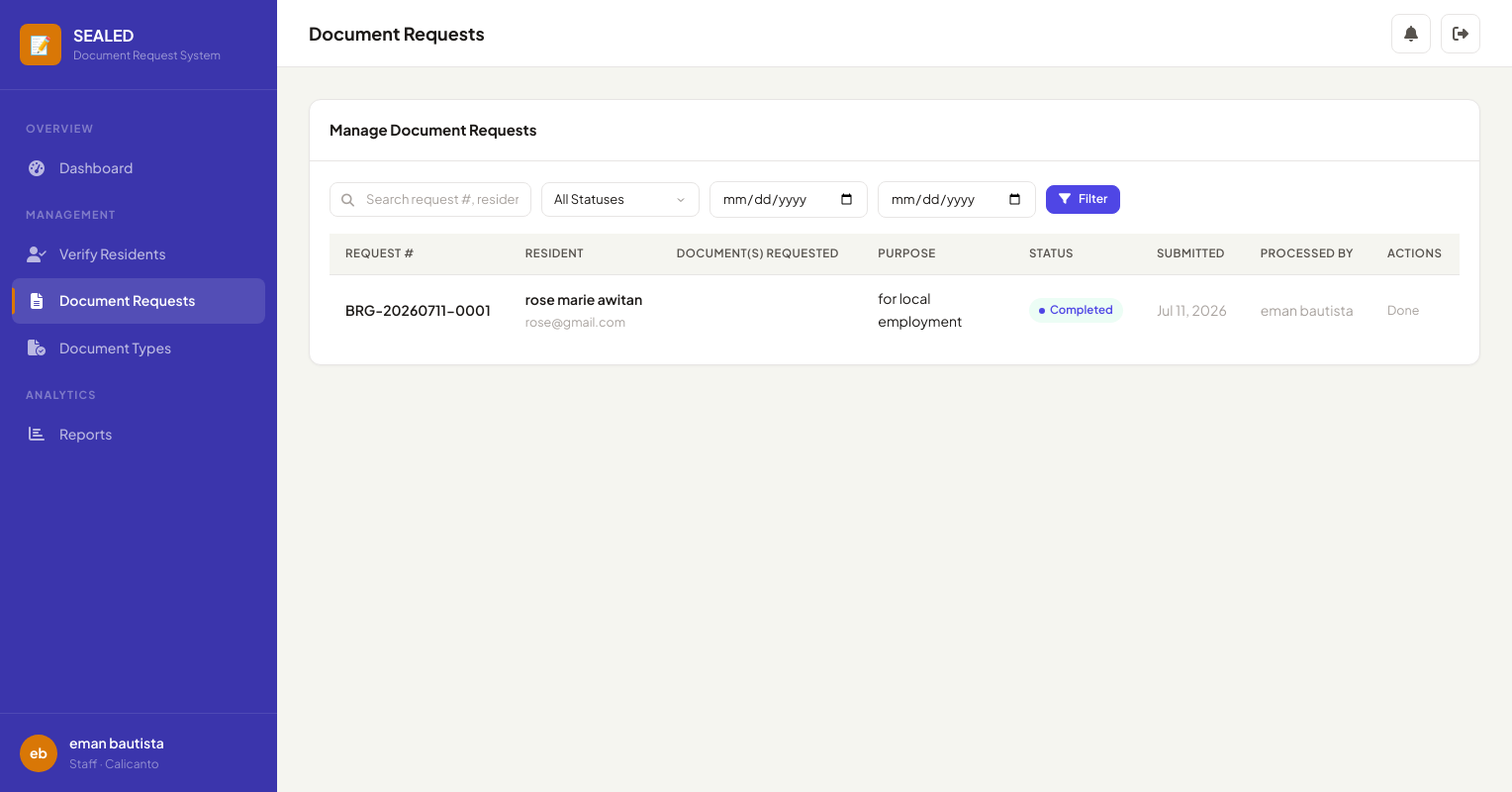
Before: /staff/requests/ (signed in) with the older database file.
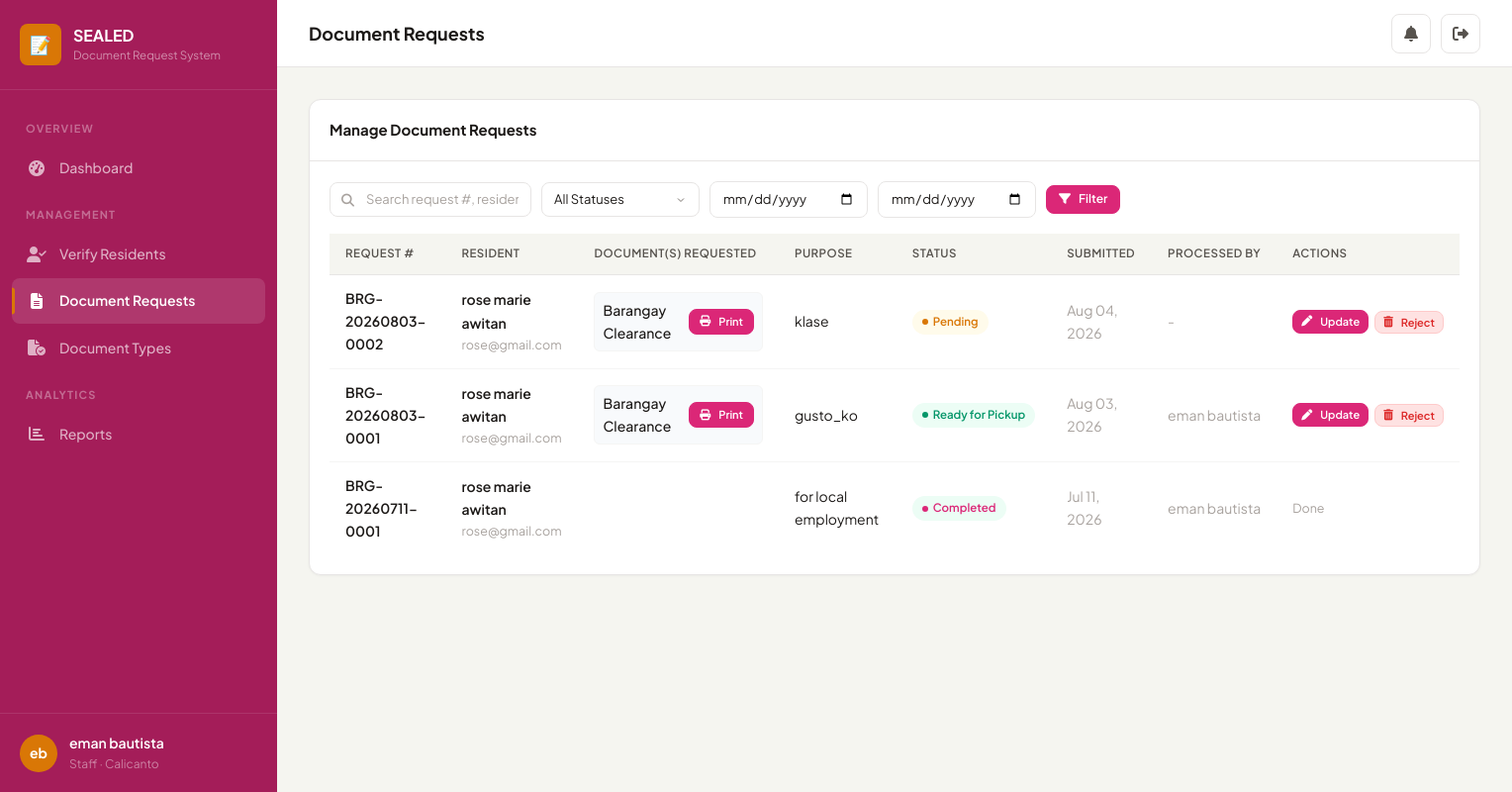
After: the same page with the newer database file.
### brgy/models.py (models this page shows, shortened)
class DocumentRequest(models.Model):
    class Status(models.TextChoices):
        PENDING = 'pending', 'Pending'
        APPROVED = 'approved', 'Approved'
        READY_FOR_PICKUP = 'ready_for_pickup', 'Ready for Pickup'
        COMPLETED = 'completed', 'Completed'
        REJECTED = 'rejected', 'Rejected'
    id = models.UUIDField(primary_key=True, default=uuid.uuid4, editable=False)
    request_number = models.CharField(max_length=30, unique=True, editable=False)
    resident = models.ForeignKey(CustomUser, on_delete=models.CASCADE, related_name='requests')
    verification_code = models.CharField(max_length=20, unique=True, blank=True, null=True)
    contact_number = models.CharField(max_length=20, blank=True, null=True)
    pickup_date = models.DateField(null=True, blank=True)
    purpose = models.TextField()
    status = models.CharField(max_length=20, choices=Status.choices, default=Status.PENDING)
    staff_notes = models.TextField(blank=True)
    rejection_reason = models.TextField(blank=True)
    processed_by = models.ForeignKey(
        CustomUser, on_delete=models.SET_NULL, null=True, blank=True, related_name='processed_requests'
    )
    created_at = models.DateTimeField(auto_now_add=True)
    updated_at = models.DateTimeField(auto_now=True)
    completed_at = models.DateTimeField(null=True, blank=True)
    approved_at = models.DateTimeField(null=True, blank=True)
    ready_at = models.DateTimeField(null=True, blank=True)
    class Meta:
        ordering = ['-created_at']
    @property
    def status_color(self):
        colors = {
            'pending': 'warning',
            'approved': 'info',
            'ready_for_pickup': 'success',
            'completed': 'primary',
            'rejected': 'danger',
        }
        return colors.get(self.status, 'muted')

class CustomUser(AbstractUser):
    class Role(models.TextChoices):
        RESIDENT = 'resident', 'Resident'
        STAFF = 'staff', 'Staff'
        ADMIN = 'admin', 'Administrator'
    class VerificationStatus(models.TextChoices):
        PENDING = 'pending', 'Pending'
        APPROVED = 'approved', 'Approved'
        REJECTED = 'rejected', 'Rejected'
    id = models.UUIDField(primary_key=True, default=uuid.uuid4, editable=False)
    role = models.CharField(max_length=20, choices=Role.choices, default=Role.RESIDENT)
    barangay = models.ForeignKey(
        Barangay, on_delete=models.SET_NULL, null=True, blank=True, related_name='users'
    )
    verification_status = models.CharField(
        max_length=20, choices=VerificationStatus.choices, default=VerificationStatus.PENDING
    )
    phone_number = models.CharField(max_length=20, blank=True)
    address = models.TextField(blank=True)
    birth_date = models.DateField(null=True, blank=True)
    gender = models.CharField(max_length=10, blank=True)
    middle_name = models.CharField(max_length=150, blank=True)
    civil_status = models.CharField(max_length=20, blank=True, default='')
    occupation = models.CharField(max_length=100, blank=True, default='')
    id_type = models.CharField(max_length=50, blank=True, default='')
    id_front = models.ImageField(upload_to='resident_ids/', blank=True, null=True)
    id_back = models.ImageField(upload_to='resident_ids/', blank=True, null=True)
    id_selfie = models.ImageField(upload_to='resident_ids/', blank=True, null=True, help_text="Picture of the user holding their valid ID")
    profile_picture = models.ImageField(upload_to='profile_pictures/', blank=True, null=True)
    rejection_reason = models.TextField(blank=True, default='')
    class Meta:
        ordering = ['-date_joined']
    @property
    def display_name(self):
        return self.get_full_name() or self.username

class DocumentRequestItem(models.Model):
    id = models.UUIDField(primary_key=True, default=uuid.uuid4, editable=False)
    request = models.ForeignKey(DocumentRequest, related_name='items', on_delete=models.CASCADE)
    document_type = models.ForeignKey(DocumentType, on_delete=models.CASCADE)
    quantity = models.PositiveIntegerField(default=1)
    created_at = models.DateTimeField(auto_now_add=True)

class DocumentType(models.Model):
    id = models.UUIDField(primary_key=True, default=uuid.uuid4, editable=False)
    name = models.CharField(max_length=200)
    description = models.TextField(blank=True)
    requirements = models.TextField(blank=True, help_text="One requirement per line")
    fee = models.DecimalField(max_digits=10, decimal_places=2, default=0, null=True, blank=True)
    is_active = models.BooleanField(default=True)
    barangay = models.ForeignKey(Barangay, on_delete=models.CASCADE, related_name='document_types')
    template_file = models.FileField(
        upload_to='document_templates/',
        blank=True,
        null=True,
        help_text="Upload a .docx template for this document"
    )
    created_at = models.DateTimeField(auto_now_add=True)
    class Meta:
        ordering = ['name']
    @property
    def has_template(self):
        return bool(self.template_file and self.template_file.name)

### brgy/views.py (the view)
# urls.py: path('staff/requests/', views.manage_requests, name='manage_requests'),
@login_required
@role_required('staff')
def manage_requests(request):
    user = request.user
    brgy = user.barangay
    doc_requests = DocumentRequest.objects.filter(resident__barangay=brgy)
    status_filter = request.GET.get('status', '')
    search = request.GET.get('search', '')
    date_from = request.GET.get('date_from', '')
    date_to = request.GET.get('date_to', '')
    if status_filter:
        doc_requests = doc_requests.filter(status=status_filter)
    if search:
        doc_requests = doc_requests.filter(
            Q(request_number__icontains=search) | Q(resident__first_name__icontains=search)
            | Q(resident__last_name__icontains=search) | Q(items__document_type__name__icontains=search)
        ).distinct()
    if date_from:
        doc_requests = doc_requests.filter(created_at__date__gte=date_from)
    if date_to:
        doc_requests = doc_requests.filter(created_at__date__lte=date_to)
    paginator = Paginator(doc_requests, 10)
    page_number = request.GET.get('page', 1)
    page_obj = paginator.get_page(page_number)
    return render(request, 'brgy/staff/manage_requests.html', {
        'page_obj': page_obj,
        'status_filter': status_filter,
        'search': search,
        'date_from': date_from,
        'date_to': date_to,
        'status_choices': DocumentRequest.Status.choices,
    })

### brgy/context_processors.py (called while the page is built)
def brgy_context(request):
    context = {}
    if request.user.is_authenticated:
        unread_count = Notification.objects.filter(user=request.user, is_read=False).count()
        recent_notifications = Notification.objects.filter(user=request.user)[:5]
        context['unread_notification_count'] = unread_count
        context['recent_notifications'] = recent_notifications
    return context

### brgy/views.py (called while the page is built)
def role_required(*roles):
    def decorator(view_func):
        @wraps(view_func)
        def wrapper(request, *args, **kwargs):
            if not request.user.is_authenticated:
                return redirect('login')
            if request.user.role not in roles:
                messages.error(request, 'You do not have permission to access that page.')
                return redirect('dashboard')
            return view_func(request, *args, **kwargs)
        return wrapper
    return decorator

### brgy/templates/brgy/staff/manage_requests.html (shortened to what the changed rows need)
{% extends 'brgy/base.html' %}
{% block page_title %}Document Requests{% endblock %}
{% block content %}
<div class="card">
    <div class="card-body">
        {% if page_obj %}
        <div class="table-wrapper">
            <table class="table">
                <thead>
                    <tr>
                        <th>Request #</th>
                        <th>Resident</th>
                        <th>Document(s) Requested</th>
                        <th>Purpose</th>
                        <th>Status</th>
                        <th>Submitted</th>
                        <th>Processed By</th>
                        <th>Actions</th>
                    </tr>
                </thead>
                <tbody>
                    {% for req in page_obj %}
                    <tr>
                        <td class="fw-600 text-sm">{{ req.request_number }}</td>
                        <td>
                            <div class="text-sm fw-600">{{ req.resident.display_name }}</div>
                            <div class="text-xs text-muted">{{ req.resident.email }}</div>
                        </td>
                        <td class="text-sm" style="min-width: 200px;">
                            <div style="display:flex; flex-direction:column; gap:6px;">
                                {% for item in req.items.all %}
                                    <div style="display:flex; align-items:center; justify-content:space-between; padding:6px 8px; background:#f8fafc; border-radius:6px; border: 1px solid var(--border-light);">
                                        <span style="font-weight:500; color:var(--text);">{{ item.document_type.name }}</span>
                                        {% if item.document_type.has_template %}
                                            <a href="{% url 'print_document' req.pk item.pk %}" target="_blank" class="btn btn-primary btn-xs" style="padding: 4px 10px;" title="Print Document">
                                                <i class="fa-solid fa-print"></i> Print
                                            </a>
                                        {% else %}
                                            <span class="text-xs" style="color: #dc2626; display:flex; align-items:center; gap:4px;" title="No template uploaded for this document type">
                                                <i class="fa-solid fa-ban"></i> No Template
                                            </span>
                                        {% endif %}
                                    </div>
                                {% endfor %}
                            </div>
                        </td>
                        <td class="text-sm" style="max-width:150px;" title="{{ req.purpose }}">{{ req.purpose|truncatechars:40 }}</td>
                        <td><span class="badge badge-{{ req.status_color }}">{{ req.get_status_display }}</span></td>
                        <td class="text-sm text-muted">{{ req.created_at|date:"M d, Y" }}</td>
                        <td class="text-sm text-muted">{{ req.processed_by.display_name|default:"-" }}</td>
                        <td>
                            <div style="display:flex; gap:6px; align-items:center;">
                                {% if req.status != 'completed' and req.status != 'rejected' %}
                                <a href="{% url 'update_request_status' req.pk %}" class="btn btn-primary btn-xs">
                                    <i class="fa-solid fa-pen"></i> Update
                                </a>
                                <form method="post" action="{% url 'reject_request' req.pk %}" onsubmit="return confirm('Are you sure you want to REJECT and DELETE this request? The resident will be notified.');">
                                    <button type="submit" class="btn btn-xs" style="background: #fee2e2; color: #dc2626; border: 1px solid #fecaca;" title="Reject and Delete Request">
                                        <i class="fa-solid fa-trash-can"></i> Reject
                                    </button>
                                </form>
                                {% else %}
                                <span class="text-xs text-muted">Done</span>
                                {% endif %}
                            </div>
                        </td>
                    </tr>
                    {% endfor %}
                </tbody>
            </table>
        </div>
        {% else %}
        <div class="empty-state">
            <i class="fa-solid fa-folder-open"></i>
            <h4>No Requests Found</h4>
            <p>{% if status_filter or search %}No requests match your filters.{% else %}No document requests have been submitted yet.{% endif %}</p>
        </div>
        {% endif %}
    </div>
</div>
{% endblock %}

Changed rows visible on the page:
added DocumentRequest: request_number "BRG-20260803-0002", resident.display_name "rose marie awitan", resident.email "rose@gmail.com", purpose "klase", status "Pending", created_at "Aug 04, 2026", processed_by.display_name "-", shows "Update"
added DocumentRequestItem: document_type.name "Barangay Clearance", shows "Print", shown under "BRG-20260803-0002"
added DocumentRequest: request_number "BRG-20260803-0001", resident.display_name "rose marie awitan", resident.email "rose@gmail.com", purpose "gusto_ko", status "Ready for Pickup", created_at "Aug 03, 2026", processed_by.display_name "eman bautista", shows "Update"
added DocumentRequestItem: document_type.name "Barangay Clearance", shows "Print", shown under "BRG-20260803-0001"
